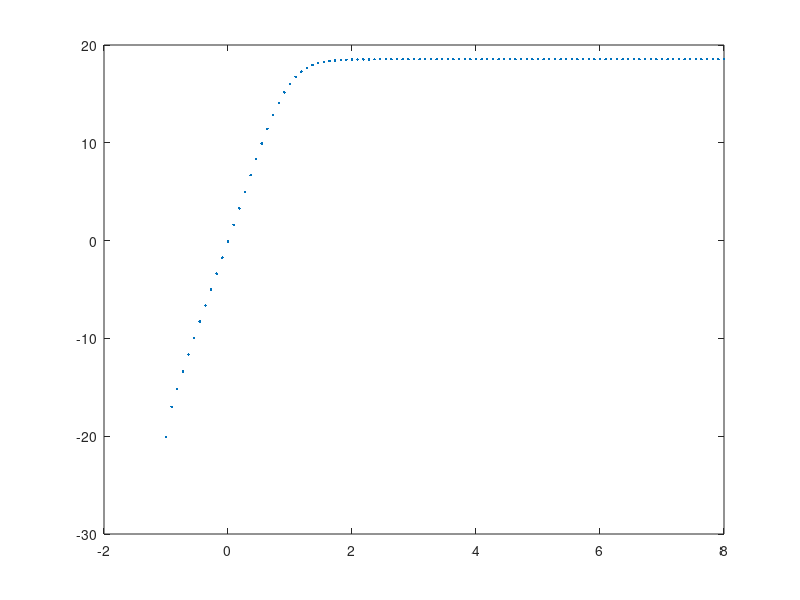
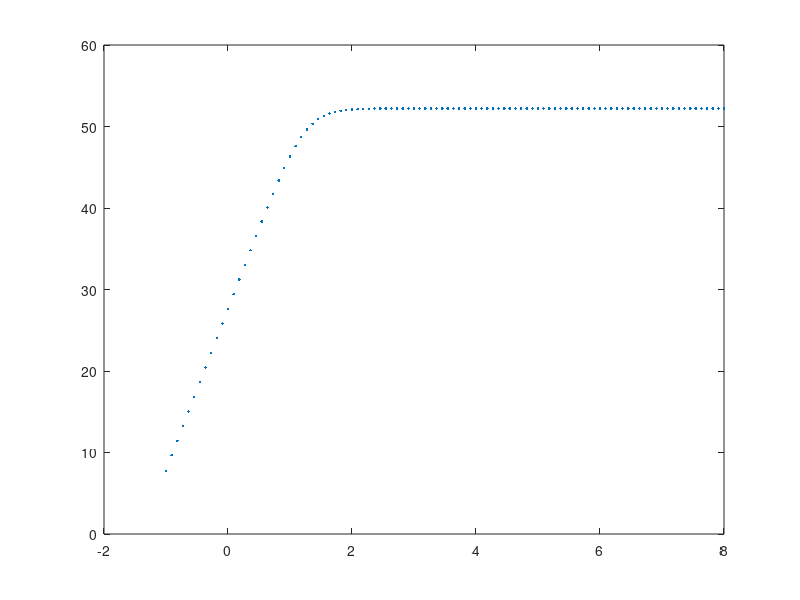

Here is the MATLAB script that generated these plots, in order:
%gain stage

VT=25e-3
BFN=178.7
VAFN=69.7
RE1=1015
C_in=365*10^(-6)

RC1=980
RB1=80000
RB2=20000
VBEON=0.7
VCC=12
RS=100

C=4390*10^(-6)
C2=2250*10^(-6)

l=0;

Rl=8;

f=logspace(-1,8,100);
for l = 1:length(f)
     %f=n*10^(k-1);

      int(l)=f(l);
      printf('%g\n',log10(int(l)))
      Zc=1/(i*2*pi*f(l)*C);
      Zc2=1/(i*2*pi*f(l)*C2);
      Zc_in=1/(i*2*pi*f(l)*C_in);

      %--
      RE1_vdd=1015;
      %--
      RB=1/(1/RB1+1/RB2);
      VEQ=RB2/(RB1+RB2)*VCC;
      IB1=(VEQ-VBEON)/(RB+(1+BFN)*RE1);
      IC1=BFN*IB1;
      IE1=(1+BFN)*IB1;
      VE1=RE1*IE1;
      VO1=VCC-RC1*IC1;
      VCE=VO1-VE1;
      
      %----
      RE1_vdd=1015;
      RE1=(1/RE1_vdd+1/Zc)^(-1);
      RS1=RS+Zc_in;
      %-----
      gm1=IC1/VT;
      rpi1=BFN/gm1;
      ro1=VAFN/IC1;
      
      AV1_normal = (RB/(RS1+RB))*RC1*(RE1-gm1*rpi1*ro1)/((ro1+RC1+RE1)*((1/RB+1/RS1)^(-1)+rpi1+RE1)+gm1*RE1*ro1*rpi1 - RE1^2);

      AV1simple = gm1*RC1/(1+gm1*RE1);

      RE1=0;
      %%RE1=Zc;
      AV1 = RC1*(RE1-gm1*rpi1*ro1)/((ro1+RC1+RE1)*(RB+rpi1+RE1)+gm1*RE1*ro1*rpi1 - RE1^2);
      AV1simple = gm1*RC1/(1+gm1*RE1);

        %----
      RE1_vdd=1015;
      RE1=(1/RE1_vdd+1/Zc)^(-1);
      %-----

      ZI1 = ((ro1+RC1+RE1)*(RB+rpi1+RE1)+gm1*RE1*ro1*rpi1 - RE1^2)/(ro1+RC1+RE1);

      ZX = ro1*((RB+rpi1)*RE1/(RB+rpi1+RE1))/(1/(1/ro1+1/(rpi1+RB)+1/RE1+gm1*rpi1/(rpi1+RB)));

      ZO1 = 1/(1/ZX+1/RC1);



      %ouput stage
      BFP = 227.3;
      VAFP = 37.2;
      RE2 = 2335;
      VEBON = 0.7;
      VI2 = VO1;
      IE2 = (VCC-VEBON-VI2)/RE2;
      IC2 = BFP/(BFP+1)*IE2;
      VO2 = VCC - RE2*IE2;


      gm2 = IC2/VT;
      go2 = IC2/VAFP;
      gpi2 = gm2/BFP;
      ge2 = 1/RE2;

      AV2 = gm2/(gm2+gpi2+go2+ge2);



      ZI2 = (gm2+gpi2+go2+ge2)/gpi2/(gpi2+go2+ge2);

      ZO2 = 1/(gm2+gpi2+go2+ge2);
      %condensador
      AV3=Rl/(Rl+Zc2);
      
      %--
      gain(l)=AV1*AV2*AV3;
      gain2(l)=AV1_normal*AV2;

endfor

iii=1
peakG=max(abs(real(gain2)))
while 20*log10(abs(real(gain2(iii)))) < (20*log10(peakG)-3)
iii++
endwhile 

fprintf ( fopen("Impedancias.tex", "w") , '\n $Z_{in}$ & $Z_{out}$ \\\\ \n %g \\Omega   & %g \\Omega\\\\\n' , ZI2 , ZO2 )
fprintf ( fopen("Cutoff.tex", "w") , '\n min cut-off frequency \\\\ \n %g \\\\\n' , int(iii))

figure(1)
plot(log10(int), 20*log10(gain) , ".");
print("GAIN_Exprimental_R3_a_0", "-dpng");
title ("Gain com R3=0 em função da fequência");
xlabel ("dB");
ylabel ("Gain)");

figure(2)
plot(log10(int), 20*log10(gain2) , ".");
print("GAINVERDADEIRO", "-dpng");
title ("Gain função da fequência");
xlabel ("dB");
ylabel ("Gain)");
